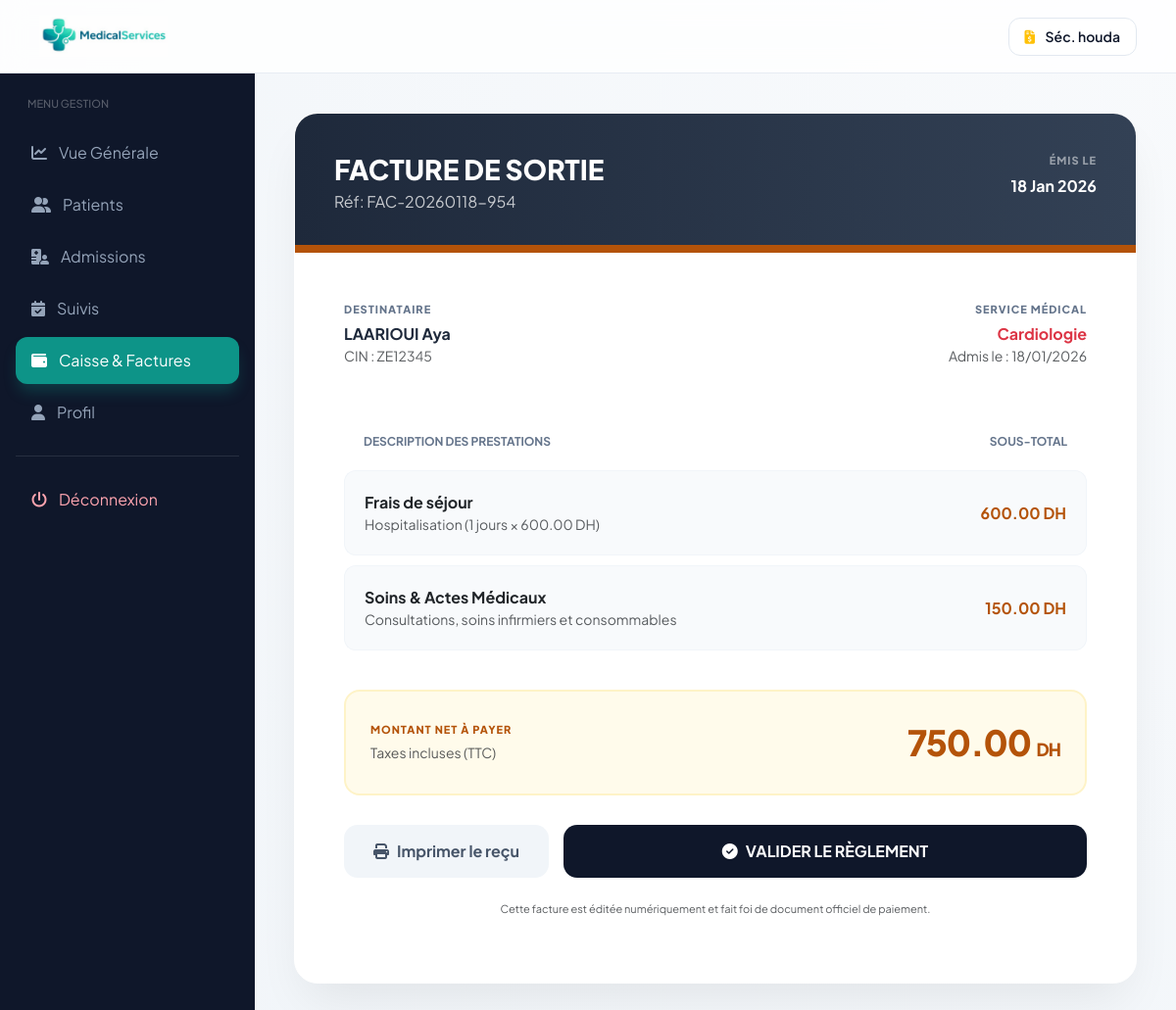
The page /connexion_secretaire/details_facture.php?id_adm=4 (signed in) on the database its author committed.
### tables this page shows
CREATE TABLE `utilisateurs` (
  `id_user` int(11) NOT NULL,
  `cin` varchar(255) NOT NULL,
  `matricule` varchar(255) NOT NULL,
  `nom` varchar(50) DEFAULT NULL,
  `prenom` varchar(50) DEFAULT NULL,
  `email` varchar(50) DEFAULT NULL,
  `mot_de_passe` varchar(255) DEFAULT NULL,
  `telephone` int(11) NOT NULL,
  `adresse` text NOT NULL,
  `photo` varchar(255) NOT NULL DEFAULT '''default_avatar.png''',
  `role` enum('infirmier','admin','medecin','secretaire') DEFAULT NULL,
  `specialite` varchar(255) NOT NULL DEFAULT 'Généraliste',
  `statut_compte` enum('actif','suspendu','conge') NOT NULL,
  `date_embauche` date NOT NULL DEFAULT current_timestamp(),
  `derniere_connexion` datetime DEFAULT NULL,
  `created_at` timestamp NOT NULL DEFAULT current_timestamp()
);

CREATE TABLE `factures` (
  `id_facture` int(11) NOT NULL,
  `id_admission` int(11) NOT NULL,
  `id_patient` int(11) NOT NULL,
  `id_utilisateur` int(11) NOT NULL,
  `date_facture` timestamp NOT NULL DEFAULT current_timestamp() ON UPDATE current_timestamp(),
  `numero_facture` varchar(255) NOT NULL,
  `nb_jours` int(11) NOT NULL DEFAULT 1,
  `prix_unitaire_jour` decimal(10,0) NOT NULL,
  `frais_actes_medicaux` decimal(10,0) NOT NULL,
  `montant_total` decimal(10,2) NOT NULL,
  `mode_paiement` enum('Espèces','Carte','Chèque') NOT NULL,
  `type_couverture` enum('CNSS','CNOPS','MUTUELLE_PRIVEE','AUCUN') NOT NULL,
  `statut_paiement` enum('Payé','Annulé') NOT NULL
);

CREATE TABLE `patients` (
  `id_patient` int(11) NOT NULL,
  `CIN` varchar(10) NOT NULL,
  `nom` varchar(50) NOT NULL,
  `prenom` varchar(50) NOT NULL,
  `date_naissance` date DEFAULT NULL,
  `sexe` varchar(255) DEFAULT NULL,
  `adresse` varchar(100) DEFAULT NULL,
  `telephone` varchar(20) DEFAULT NULL,
  `email` varchar(50) DEFAULT NULL,
  `groupe_sanguin` varchar(255) NOT NULL,
  `statut` varchar(255) NOT NULL DEFAULT 'stable',
  `allergies` text NOT NULL,
  `date_inscription` timestamp NOT NULL DEFAULT current_timestamp(),
  `id_medecin` int(11) NOT NULL
);

CREATE TABLE `admissions` (
  `id_admission` int(11) NOT NULL,
  `id_patient` int(11) NOT NULL,
  `id_medecin` int(11) DEFAULT NULL,
  `id_chambre` int(11) DEFAULT NULL,
  `date_admission` datetime NOT NULL,
  `date_sortie` datetime DEFAULT NULL,
  `service` varchar(100) NOT NULL,
  `motif` text NOT NULL,
  `type_admission` varchar(50) DEFAULT 'Normal',
  `statut` varchar(50) DEFAULT 'En cours'
);

### connexion_secretaire/details_facture.php (the view, shortened to what this page needs)
<?php
include("../config/connexion.php");
$id_admission = isset($_GET['id_adm']) ? intval($_GET['id_adm']) : (isset($_GET['id_admission']) ? intval($_GET['id_admission']) : null);
$user_id = $_SESSION['user_id'];
$stmt_u = $pdo->prepare("SELECT nom, prenom FROM utilisateurs WHERE id_user = ?");
$stmt_u->execute([$user_id]);
$user_info = $stmt_u->fetch(PDO::FETCH_ASSOC);
$facture = null;
if ($id_admission) {
    $sql = "SELECT f.*, p.nom as pat_nom, p.prenom as pat_prenom, p.CIN, a.service, a.date_admission
            FROM factures f
            INNER JOIN admissions a ON f.id_admission = a.id_admission
            INNER JOIN patients p ON a.id_patient = p.id_patient
            WHERE f.id_admission = :id_adm";
    $stmt_f = $pdo->prepare($sql);
    $stmt_f->execute(['id_adm' => $id_admission]);
    $facture = $stmt_f->fetch(PDO::FETCH_ASSOC);
}
?>
<!DOCTYPE html>
<html lang="fr">
<head>
    <link rel="stylesheet" href="https://cdnjs.cloudflare.com/ajax/libs/font-awesome/6.5.0/css/all.min.css">
    <link href="https://cdn.jsdelivr.net/npm/bootstrap@5.3.2/dist/css/bootstrap.min.css" rel="stylesheet">
</head>
<body>
<header>
    <div class="d-flex align-items-center">
        <img src="../images/logo_app2.png" alt="Logo" style="height: 42px;">
    </div>
    <div class="user-pill">
        <i class="fa-solid fa-file-invoice-dollar me-2 text-warning"></i>
        <span>Séc. <?= htmlspecialchars($user_info['prenom']) ?></span>
    </div>
</header>
<div class="wrapper">
    <aside class="sidebar">
        <h3 style="color:rgba(255,255,255,0.3); font-size:11px; text-transform:uppercase; margin-bottom:20px; padding-left:12px;">Menu Gestion</h3>
        <a href="dashboard_secretaire.php"><i class="fa-solid fa-chart-line"></i> Vue Générale</a>
        <a href="patients_secr.php"><i class="fa-solid fa-user-group"></i> Patients</a>
         <a href="../admission/admissions_list.php"><i class="fa-solid fa-hospital-user"></i> Admissions</a>
        <a href="suivis.php"><i class="fa-solid fa-calendar-check"></i> Suivis</a>
        <a href="caisse.php" class="active"><i class="fa-solid fa-wallet"></i> Caisse & Factures</a>
         <a href="profil_secretaire.php"><i class="fa-solid fa-user"></i> Profil</a>
        <div style="height: 1px; background: rgba(255,255,255,0.1); margin: 20px 0;"></div>
        <a href="../connexio_utilisateur/deconnexion.php" style="color: #fda4af;"><i class="fa-solid fa-power-off"></i> Déconnexion</a>
    </aside>
    <main class="content">
        <?php if (!$facture): ?>
            <div class="text-center py-5">
                <div class="mb-4" style="font-size: 80px; color: #e2e8f0;"><i class="fa-solid fa-file-circle-exclamation"></i></div>
                <h2 class="fw-bold">Facture Non Disponible</h2>
                <p class="text-muted">L'admission n° <strong><?= $id_admission ?></strong> n'a pas encore de facture.<br>Vérifiez si la sortie a été validée par le médecin.</p>
                <a href="caisse.php" class="btn btn-dark rounded-pill px-4 mt-3">Retour à la caisse</a>
            </div>
        <?php else: ?>
            <div class="invoice-card">
                <div class="invoice-header d-flex justify-content-between align-items-start">
                    <div>
                        <h1 class="fw-800 mb-1" style="font-weight: 800; font-size: 28px;">FACTURE DE SORTIE</h1>
                        <p class="opacity-75 mb-0">Réf: <?= $facture['numero_facture'] ?></p>
                    </div>
                    <div class="text-end">
                        <div class="info-label text-white-50">Émis le</div>
                        <div class="info-value text-white"><?= date('d M Y', strtotime($facture['date_facture'])) ?></div>
                    </div>
                </div>
                <div class="invoice-body">
                    <div class="row mb-5">
                        <div class="col-md-6">
                            <div class="info-label">Destinataire</div>
                            <div class="info-value"><?= strtoupper($facture['pat_nom']) ?> <?= $facture['pat_prenom'] ?></div>
                            <div class="text-muted small">CIN : <?= $facture['CIN'] ?></div>
                        </div>
                        <div class="col-md-6 text-md-end">
                            <div class="info-label">Service Médical</div>
                            <div class="info-value text-danger"><?= $facture['service'] ?></div>
                            <div class="text-muted small">Admis le : <?= date('d/m/Y', strtotime($facture['date_admission'])) ?></div>
                        </div>
                    </div>
                    <table class="item-table">
                        <thead>
                            <tr>
                                <th>Description des prestations</th>
                                <th class="text-end">Sous-total</th>
                            </tr>
                        </thead>
                        <tbody>
                            <tr>
                                <td>
                                    <div class="fw-bold text-dark">Frais de séjour</div>
                                    <div class="small text-muted">Hospitalisation (<?= $facture['nb_jours'] ?> jours × <?= number_format($facture['prix_unitaire_jour'], 2) ?> DH)</div>
                                </td>
                                <td><?= number_format($facture['nb_jours'] * $facture['prix_unitaire_jour'], 2) ?> DH</td>
                            </tr>
                            <tr>
                                <td>
                                    <div class="fw-bold text-dark">Soins & Actes Médicaux</div>
                                    <div class="small text-muted">Consultations, soins infirmiers et consommables</div>
                                </td>
                                <td><?= number_format($facture['frais_actes_medicaux'], 2) ?> DH</td>
                            </tr>
                        </tbody>
                    </table>
                    <div class="total-section">
                        <div>
                            <div class="info-label" style="color: #b45309;">MONTANT NET À PAYER</div>
                            <div class="small text-muted">Taxes incluses (TTC)</div>
                        </div>
                        <div class="total-amount"><?= number_format($facture['montant_total'], 2) ?> <span style="font-size: 18px;">DH</span></div>
                    </div>
                    <div class="btn-action-group">
                        <button onclick="window.print()" class="btn-print">
                            <i class="fa-solid fa-print me-2"></i>Imprimer le reçu
                        </button>
                        <a href="encaisser.php?id_facture=<?= $facture['id_facture'] ?>" class="btn-confirm">
                            <i class="fa-solid fa-check-circle me-2"></i>VALIDER LE RÈGLEMENT
                        </a>
                    </div>
                    <div class="text-center mt-4">
                        <p class="text-muted" style="font-size: 11px;">Cette facture est éditée numériquement et fait foi de document officiel de paiement.</p>
                    </div>
                </div>
            </div>
        <?php endif; ?>
    </main>
</div>
</body>
</html>

### connexion_secretaire/details_facture.php (style rules this page uses)
:root { --primary: #0d9488; --gold: #b45309; --gold-light: #fef3c7; --sidebar-bg: #0f172a; --bg-body: radial-gradient(circle at top right, #f8fafc 0%, #f1f5f9 100%); --header-height: 75px; --sidebar-width: 260px; }
* { margin:0; padding:0; box-sizing:border-box; font-family: 'Plus Jakarta Sans', sans-serif; }
body { background: var(--bg-body); min-height: 100vh; color: #1e293b; }
header { background: rgba(255, 255, 255, 0.8); backdrop-filter: blur(12px); padding: 0 40px; height: var(--header-height); display: flex; justify-content: space-between; align-items: center; border-bottom: 1px solid rgba(226, 232, 240, 0.8); position: fixed; top: 0; left: 0; right: 0; z-index: 1000; }
.sidebar { width: var(--sidebar-width); background: var(--sidebar-bg); padding: 24px 16px; position: fixed; top: var(--header-height); left: 0; bottom: 0; z-index: 999; }
.sidebar a { display: flex; align-items: center; gap: 12px; color: #94a3b8; text-decoration: none; padding: 12px 16px; border-radius: 12px; transition: 0.3s; margin-bottom: 5px; }
.sidebar a.active { background: var(--primary); color: white; box-shadow: 0 10px 15px -3px rgba(13, 148, 136, 0.3); }
.content { margin-left: var(--sidebar-width); margin-top: var(--header-height); padding: 40px; }
.user-pill { background: white; color: var(--sidebar-bg); border: 1px solid #e2e8f0; padding: 8px 16px; border-radius: 12px; font-weight: 600; font-size: 14px; }
.invoice-card { background: white; border-radius: 24px; overflow: hidden; box-shadow: 0 25px 50px -12px rgba(0, 0, 0, 0.08); max-width: 900px; margin: 0 auto; border: 1px solid #ffffff; }
.invoice-header { background: linear-gradient(to right, #1e293b, #334155); padding: 40px; color: white; position: relative; }
.invoice-header::after { content: ""; position: absolute; bottom: 0; left: 0; right: 0; height: 8px; background: var(--gold); }
.invoice-body { padding: 50px; }
.info-label { color: #64748b; font-size: 11px; font-weight: 800; text-transform: uppercase; letter-spacing: 1px; margin-bottom: 5px; }
.info-value { font-weight: 700; color: #1e293b; font-size: 16px; }
.item-table { width: 100%; margin: 30px 0; border-collapse: separate; border-spacing: 0 10px; }
.item-table th { color: #64748b; font-size: 12px; text-transform: uppercase; padding: 10px 20px; }
.item-table td { background: #f8fafc; padding: 20px; border: 1px solid #f1f5f9; }
.item-table td:first-child { border-radius: 12px 0 0 12px; border-right: none; }
.item-table td:last-child { border-radius: 0 12px 12px 0; border-left: none; text-align: right; font-weight: 700; color: var(--gold); }
.total-section { background: #fffbeb; border: 2px solid #fef3c7; border-radius: 16px; padding: 25px; display: flex; justify-content: space-between; align-items: center; }
.total-amount { font-size: 36px; font-weight: 800; color: var(--gold); letter-spacing: -1px; }
.btn-action-group { display: flex; gap: 15px; margin-top: 30px; }
.btn-print { background: #f1f5f9; color: #475569; border: none; padding: 15px 30px; border-radius: 14px; font-weight: 700; transition: 0.2s; }
.btn-confirm { background: var(--sidebar-bg); color: white; border: none; padding: 15px 30px; border-radius: 14px; font-weight: 700; flex-grow: 1; transition: 0.3s; text-decoration: none; text-align: center; }

### rows shown on the page
utilisateurs: prenom "houda"
factures: numero_facture "FAC-20260118-954", date_facture "18 Jan 2026", id_patient.nom "LAARIOUI", id_patient.prenom "Aya", id_patient.CIN "ZE12345", id_admission.service "Cardiologie", id_admission.date_admission "18/01/2026", nb_jours "1", prix_unitaire_jour "600.00", $facture['nb_jours'] * $facture['prix_unitaire_jour'] "600.00", frais_actes_medicaux "150.00", montant_total "750.00"
